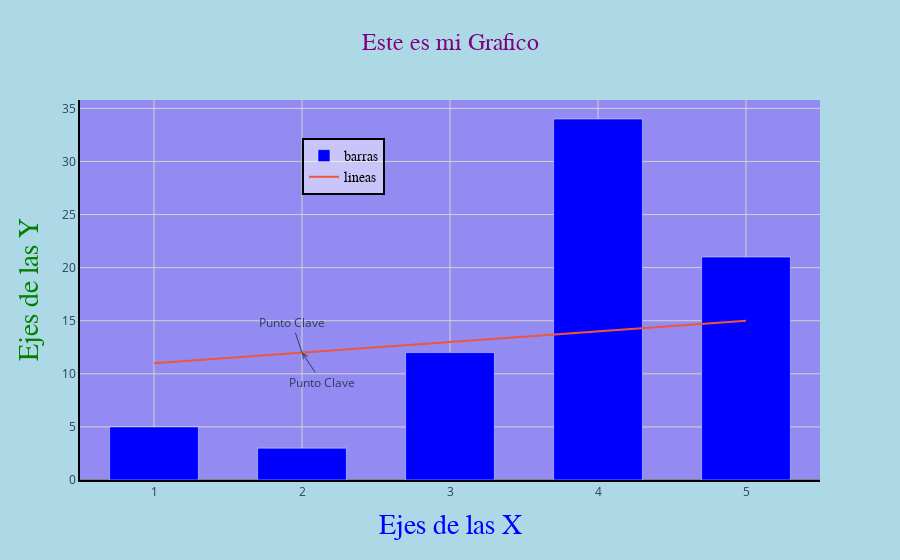

Notebook code for this chart:
### Code cell
fig.add_annotation( x=2, y=12, text='Punto Clave', showarrow=True, arrowhead=5, ax=20, ay=30 )

### Figure 1 — Plotly figure (JSON) as saved in the notebook; plotly's stock layout.template omitted (floating-point values rounded to 4 significant figures)
{"data": [{"marker": {"color": "blue"}, "name": "barras", "type": "bar", "x": [1, 2, 3, 4, 5], "y": [5, 3, 12, 34, 21]}, {"mode": "lines", "name": "lineas", "type": "scatter", "x": [1, 2, 3, 4, 5], "y": [11, 12, 13, 14, 15]}], "layout": {"annotations": [{"text": "Punto Clave", "x": 2, "y": 12}, {"arrowhead": 5, "ax": 20, "ay": 30, "showarrow": true, "text": "Punto Clave", "x": 2, "y": 12}], "bargap": 0.4, "legend": {"bgcolor": "rgba(255,255,255,0.5)", "bordercolor": "black", "borderwidth": 2, "font": {"color": "black", "family": "Arial", "size": 14}, "x": 0.3, "y": 0.9}, "paper_bgcolor": "lightblue", "plot_bgcolor": "rgba(123,65,789,0.5)", "title": {"font": {"color": "purple", "family": "Courier New", "size": 24}, "text": "Este es mi Grafico", "x": 0.5, "xanchor": "center"}, "xaxis": {"gridcolor": "lightgray", "linecolor": "black", "linewidth": 2, "showgrid": true, "showline": true, "title": {"font": {"color": "blue", "family": "Courier New", "size": 28}, "text": "Ejes de las X"}, "zeroline": true, "zerolinecolor": "gray"}, "yaxis": {"gridcolor": "lightgray", "linecolor": "black", "linewidth": 2, "showgrid": true, "showline": true, "title": {"font": {"color": "green", "family": "Courier New", "size": 28}, "text": "Ejes de las Y"}, "zeroline": true, "zerolinecolor": "gray"}}}
